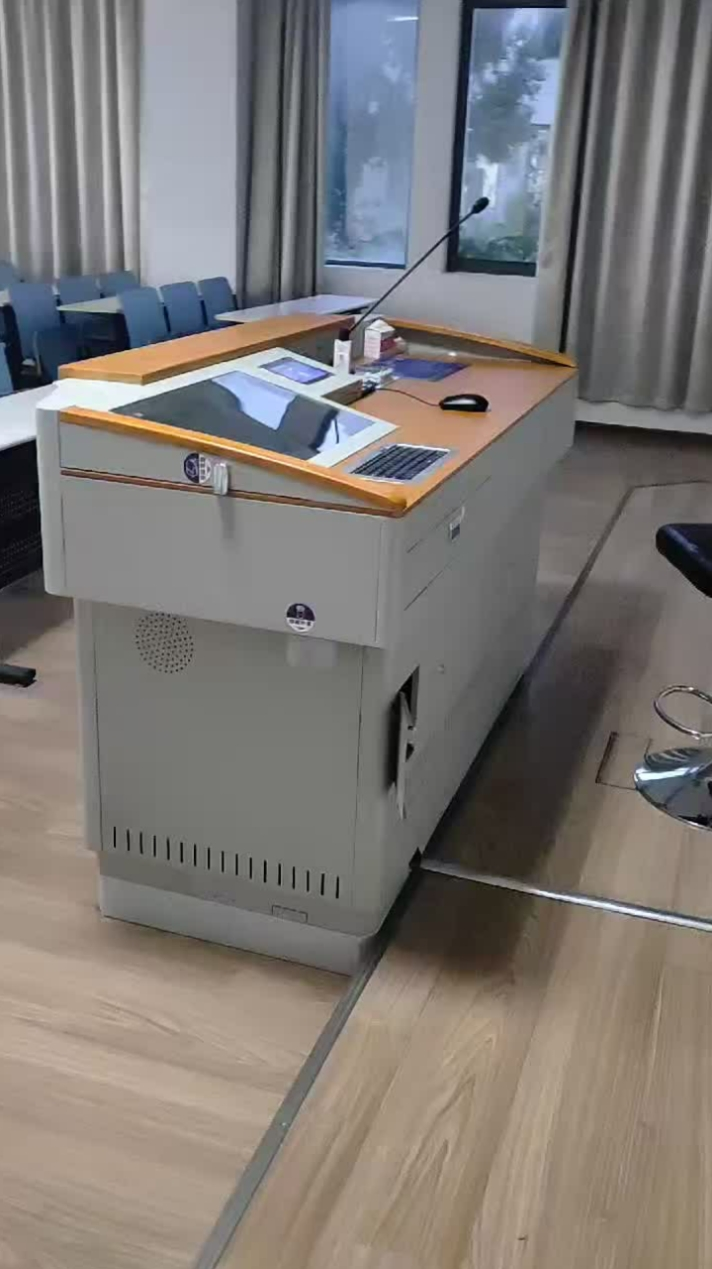
#> input picture 3DGS/data/images/input_0001.jpg, 712 x 1269 px; its folder holds only this picture in this run
$ python -i video_loader.py   (imports and definitions only)
#> lines starting #> are read from the running program, lines starting #| are printed output that depends on the picture
#> further down, picture is the input picture: shape (1269, 712, 3); mean B, G, R 117.4, 120.7, 125.4
"""
Video frame loader and preprocessor for line detection.
"""

import cv2
import numpy as np
from typing import List, Tuple, Optional, Generator
from pathlib import Path


class VideoFrameLoader:
    """
    Utility class for loading and preprocessing video frames for line detection.
    """

    # [149 lines left out: functions __init__, get_frame_count, _get_image_files, load_frames, _load_from_video, _load_from_images and 1 more, not called in this run]


def preprocess_frame_for_detection(frame: np.ndarray,
                                   denoise: bool = True,
                                   enhance_contrast: bool = True) -> np.ndarray:
    """
    Preprocess frame for better line detection.

    Args:
        frame: Input frame (H, W, 3)
        denoise: Whether to apply denoising
        enhance_contrast: Whether to enhance contrast

    Returns:
        Preprocessed frame
    """
#> called with denoise = True, enhance_contrast = True
    processed = frame.copy()

    if denoise:
        processed = cv2.fastNlMeansDenoisingColored(processed, None, 10, 10, 7, 21)

    if enhance_contrast:
        # Convert to LAB color space
        lab = cv2.cvtColor(processed, cv2.COLOR_BGR2LAB)
#> lab: shape (1269, 712, 3); mean of channels 0, 1, 2 128.9, 129.5, 130.6
        l, a, b = cv2.split(lab)
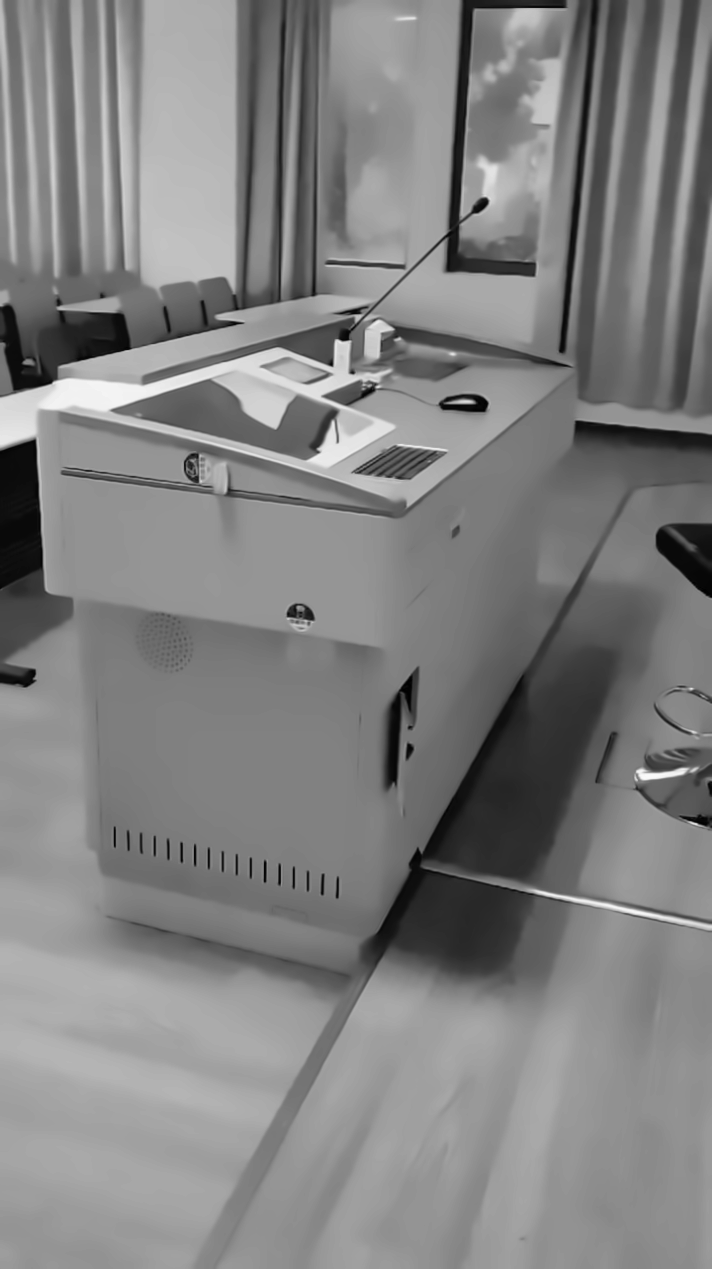
#> l: shape (1269, 712); min 0, max 250, mean 128.9
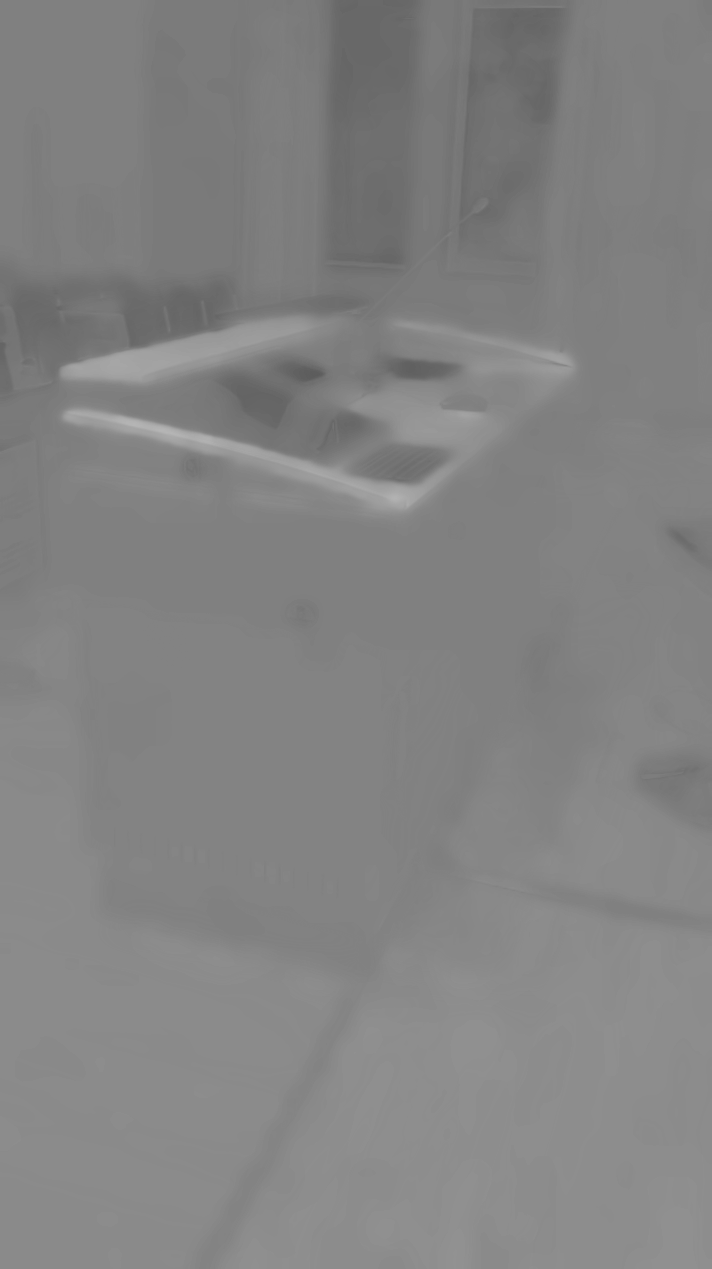
#> b: shape (1269, 712); min 92, max 181, mean 130.6

        # Apply CLAHE to L channel
        clahe = cv2.createCLAHE(clipLimit=2.0, tileGridSize=(8, 8))
        l = clahe.apply(l)
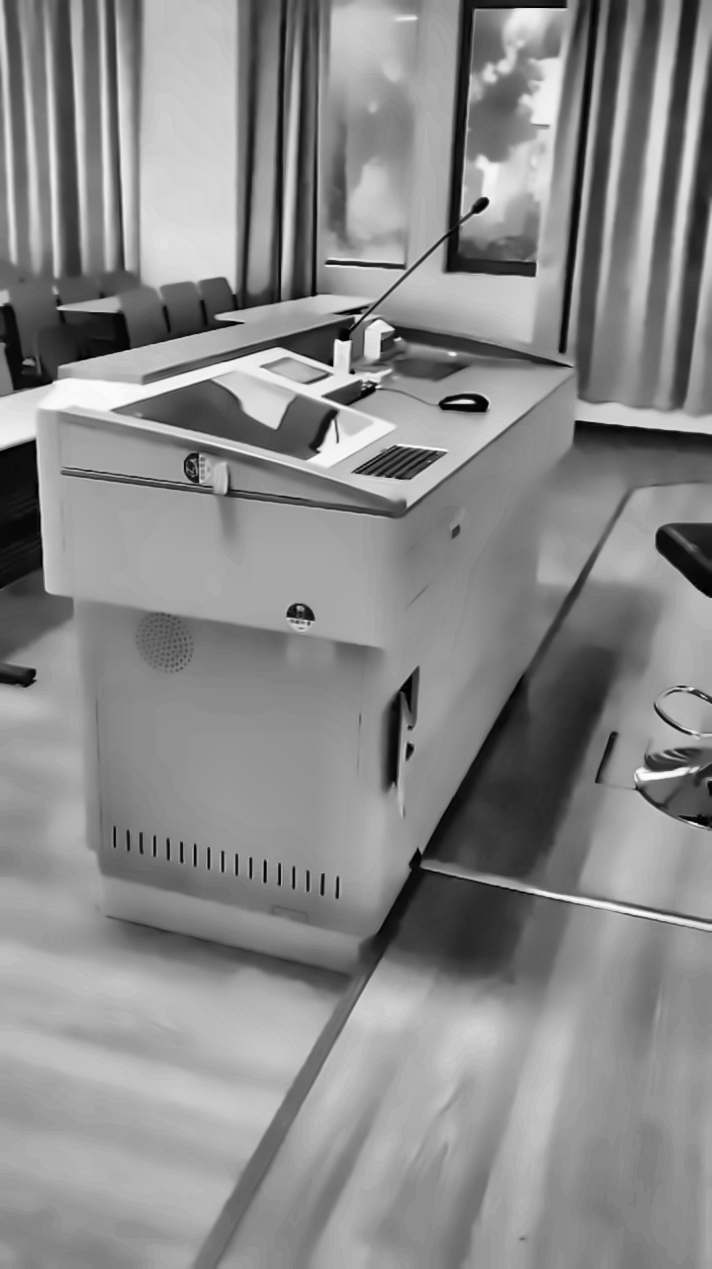
#> l: shape (1269, 712); min 1, max 253, mean 137.9

        # Merge and convert back to BGR
        lab = cv2.merge([l, a, b])
#> lab: shape (1269, 712, 3); mean of channels 0, 1, 2 137.9, 129.5, 130.6
        processed = cv2.cvtColor(lab, cv2.COLOR_LAB2BGR)
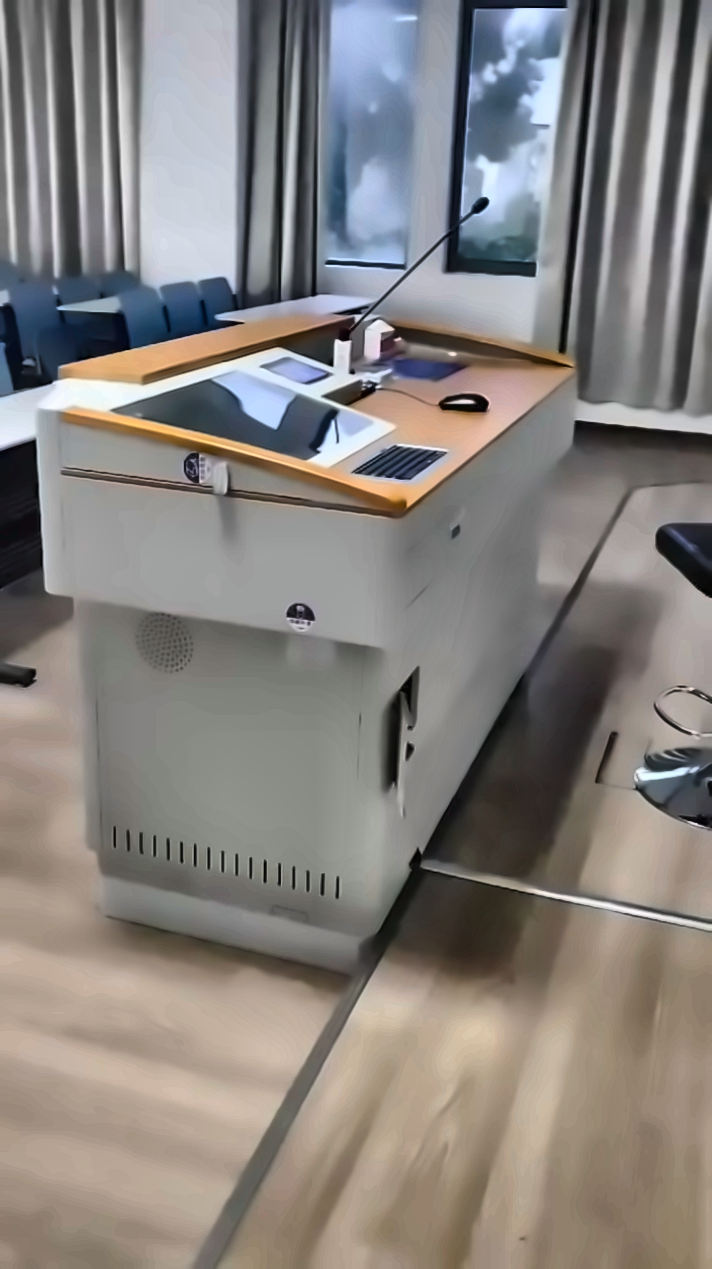
#> processed: shape (1269, 712, 3); mean B, G, R 126.3, 130, 134.6

    return processed

>>> import cv2
>>> picture = cv2.imread('../../3DGS/data/images/input_0001.jpg')
>>> result = preprocess_frame_for_detection(picture)

$ run again, on 3DGS/data/images/input_0009.jpg
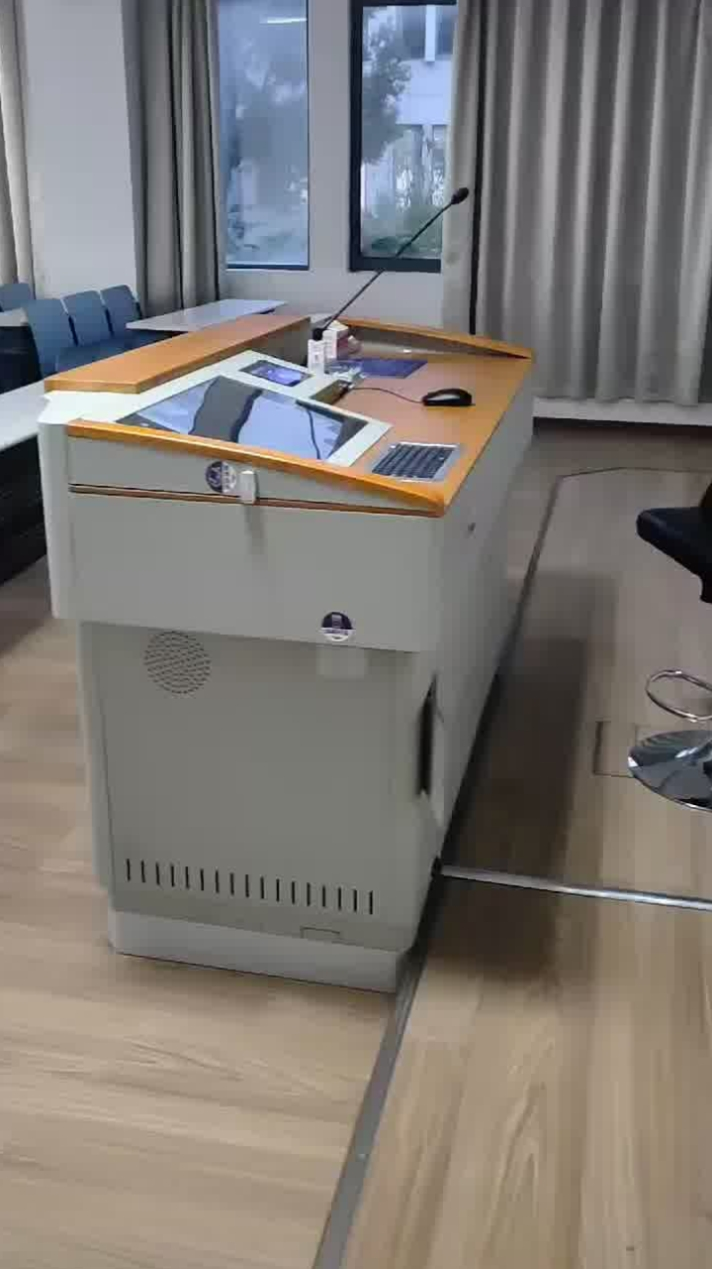
#> input picture 3DGS/data/images/input_0009.jpg, 712 x 1269 px
#> picture is the input picture: shape (1269, 712, 3); mean B, G, R 116.8, 121.3, 126.1
#> in preprocess_frame_for_detection, `l, a, b = cv2.split(lab)`:
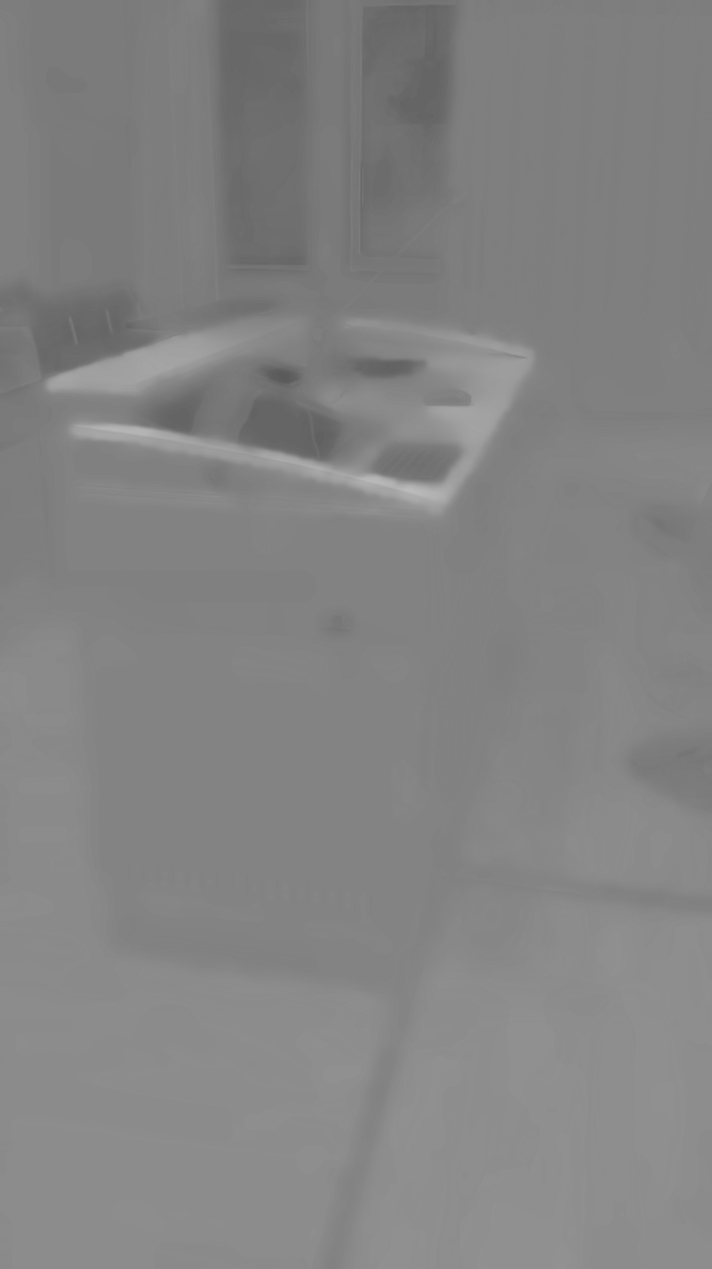
#> b: shape (1269, 712); min 89, max 187, mean 131.2
#> in preprocess_frame_for_detection, `processed = cv2.cvtColor(lab, cv2.COLOR_LAB2BGR)`:
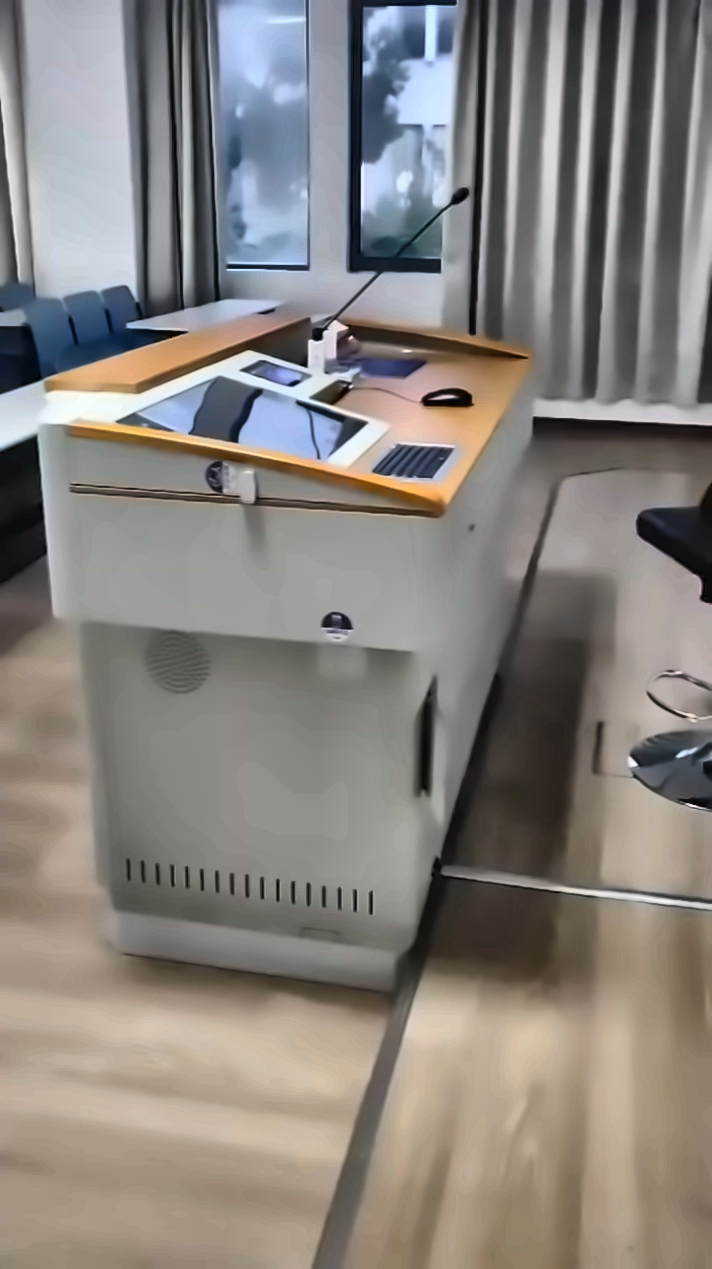
#> processed: shape (1269, 712, 3); mean B, G, R 126.5, 131.2, 135.9
